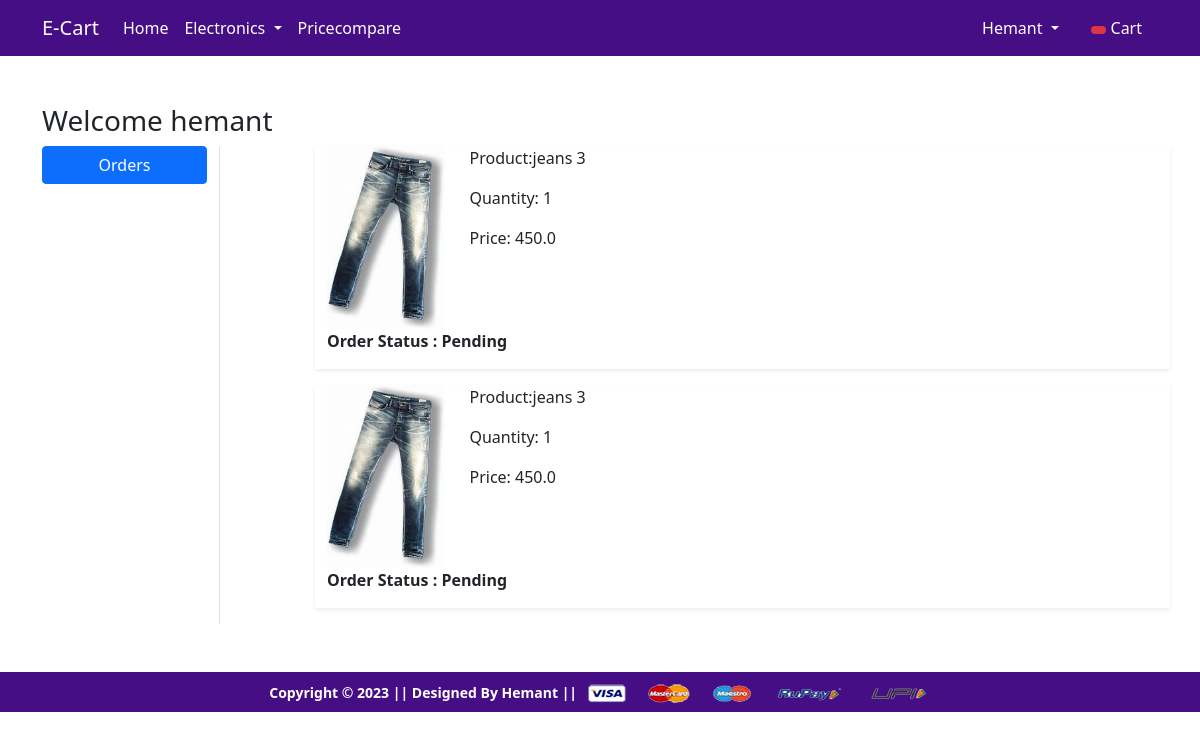
Screenshot of /orders/ (signed in) with the database file from the repository.
### app/models.py (models this page shows, shortened)
class OrderPlaced(models.Model):
    user=models.ForeignKey(User,on_delete=models.CASCADE)
    customer=models.ForeignKey(Customer,on_delete=models.CASCADE)
    product=models.ForeignKey(Product,on_delete=models.CASCADE)
    quantity=models.PositiveBigIntegerField(default=1)
    ordered_date=models.DateTimeField(auto_now_add=True)
    status=models.CharField(max_length=50,choices=STATUS_CHOICES,default='Pending')
    @property
    def total_cost(self):
        return self.quantity*self.product.discounted_price

class Product(models.Model):
    title=models.CharField(max_length=100)
    selling_price=models.FloatField()
    discounted_price=models.FloatField()
    description=models.TextField()
    brand=models.CharField(max_length=100)
    category=models.CharField(choices=CATEGORY_CHOICES,max_length=2)
    product_image=models.ImageField(upload_to="productimg")

### app/views.py (the view)
# urls.py: path('orders/', views.orders, name='orders'),
@login_required
def orders(request):
 op=OrderPlaced.objects.filter(user=request.user)
 return render(request, 'app/orders.html',{'order_placed':op})

### app/templates/app/orders.html (shortened to what this page needs)
{% extends 'app/base.html' %}
{% load static %}
{% block main-content %}
<div class="container my-5">
 <div class="row">
 <h3>Welcome {{request.user}}</h3>
  <div class="col-sm-2 border-end">
   <ul class="list-unstyled">
    <li class="d-grid"><a href="{% url 'orders' %}" class="btn btn-primary">Orders</a></li>
   </ul>
  </div>
  <div class="col-sm-9 offset-sm-1">
    {%for op in order_placed%}
   <div class="row shadow-sm mb-3">
    <div class="col-sm-2">
        <img src="{{op.product.product_image.url}}" alt="" srcset="" class="img-fluid" height="150" width="150">
    </div>
    <div class="col-sm-7">
        <p>Product:{{op.product.title}}</p>
        <p>Quantity: {{op.quantity}}</p>
        <p>Price: {{op.total_cost}}</p>
    </div>
    <div class="col-sm3 fw-bold">
        <p>Order Status : {{op.status}}</p>
    </div>
   </div>
   {%endfor%}
  </div>
 </div>
</div>
{% endblock main-content %}

### app/templates/app/base.html (shortened to what this page needs)
<!doctype html>
{% load static %}
<html lang="en">
  <head>
    <link href="https://cdn.jsdelivr.net/npm/bootstrap@5.0.0-beta1/dist/css/bootstrap.min.css" rel="stylesheet">
    <link rel="stylesheet" href="{% static 'app/css/owl.carousel.min.css' %}">
    <link rel="stylesheet" href="{% static 'app/css/all.min.css' %}">
    <link rel="stylesheet" href="{% static 'app/css/style.css' %}">
  </head>
  <body>
    <nav class="navbar navbar-expand-lg navbar-dark  mb-3">
     <div class="container">
       <a class="navbar-brand" href="/">E-Cart</a>
       <div class="collapse navbar-collapse" id="navbarSupportedContent">
         <ul class="navbar-nav me-auto mb-2 mb-lg-0">
           <li class="nav-item">
             <a class="nav-link active" aria-current="page" href="/">Home</a>
           </li>
           <li class="nav-item dropdown">
             <a class="nav-link dropdown-toggle text-white" href="#" id="electronicsDropdown" role="button" data-bs-toggle="dropdown" aria-expanded="false">
               Electronics
             </a>
           </li>
           <li class="nav-item">
            <a class="nav-link active" aria-current="page" href="{% url 'pricecompare' %}">Pricecompare</a>
          </li>
         </ul>
         <div>
          <ul class="navbar-nav me-auto mb-2 mb-lg-0">
            {% if request.user.is_authenticated %}
           <li class="nav-item dropdown mx-2">
              <a class="nav-link dropdown-toggle text-white" href="#" id="profileDropdown" role="button" data-bs-toggle="dropdown" aria-expanded="false">
                {{request.user.username|capfirst}}
              </a>
            </li>
            <li class="nav-item mx-2">
             <a href="{% url 'showcart' %}" class="nav-link text-white"><span class="badge bg-danger"> {{request.session.items_total}}</span> Cart </a>
            </li>
          {% endif %}
         </div>
       </div>
     </div>
    </nav>
    {% block main-content %} {% endblock main-content %}
    <footer class="container-fluid text-center p-2 mt-5">
        <small class="text-white"><b> Copyright &copy; 2023 || Designed By Hemant ||</b> </small>
        <img src="{% static 'app/images/payment.png' %}" alt="" srcset="" class="img-fluid" height="2px">
    </footer>
  </body>
</html>

### app/templates/app/base.html (style rules this page uses)
nav { background-color: #460e85 !important; }
footer { background-color:#460e85 !important; }

### rows the page displays
OrderPlaced: product.product_image (picture), product "jeans 3", quantity "1", total_cost "450.0", status "Pending"
OrderPlaced: product.product_image (picture), product "jeans 3", quantity "1", total_cost "450.0", status "Pending"

### other values shown
{{ request.user.username|capfirst }} "Hemant"
{{ request.user }} "hemant"
